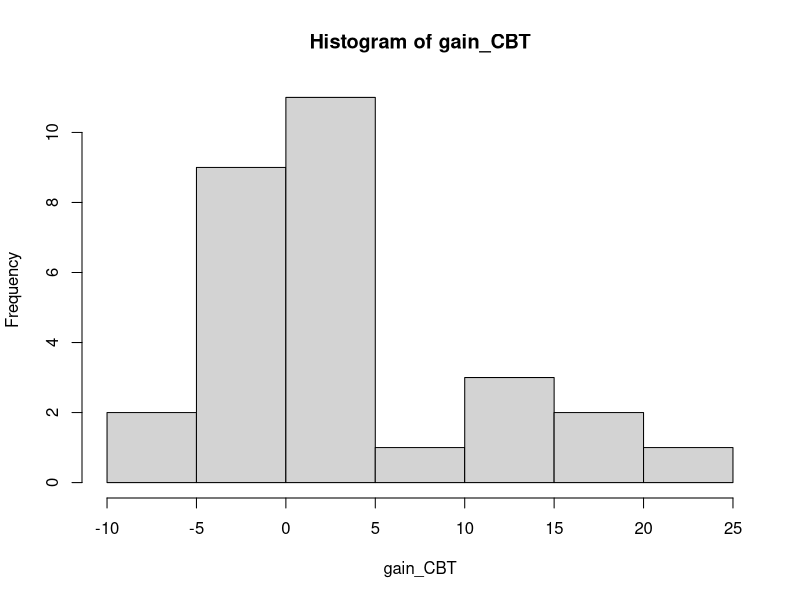
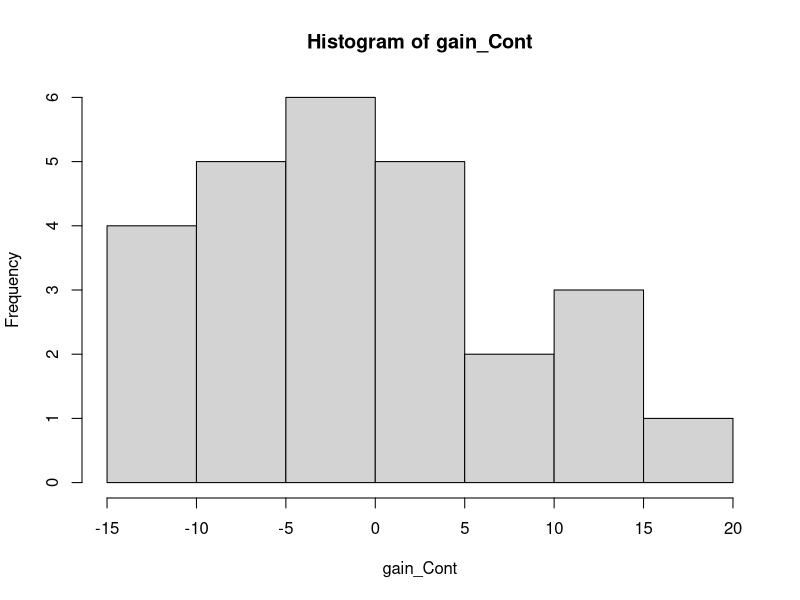
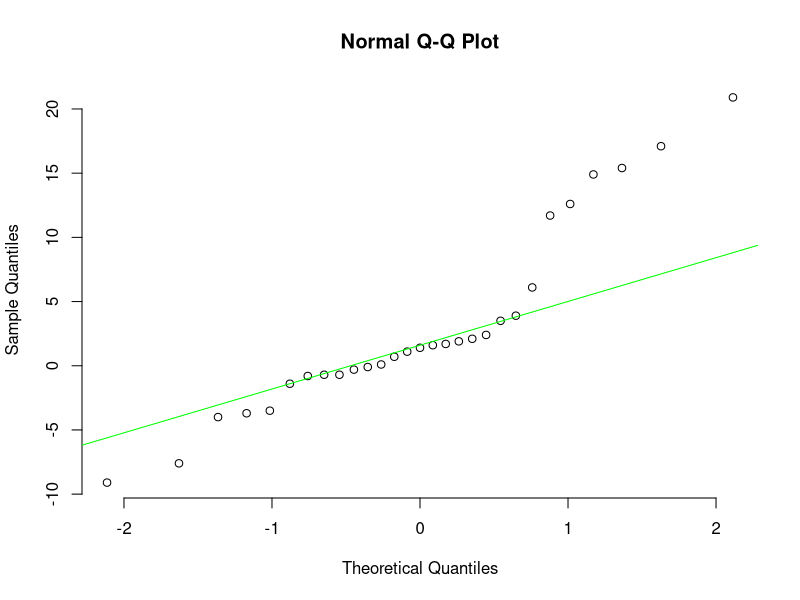
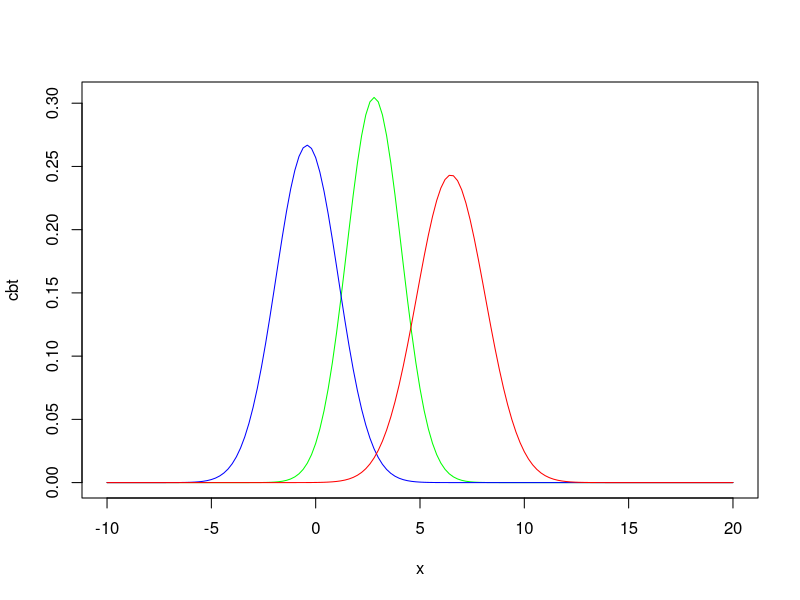
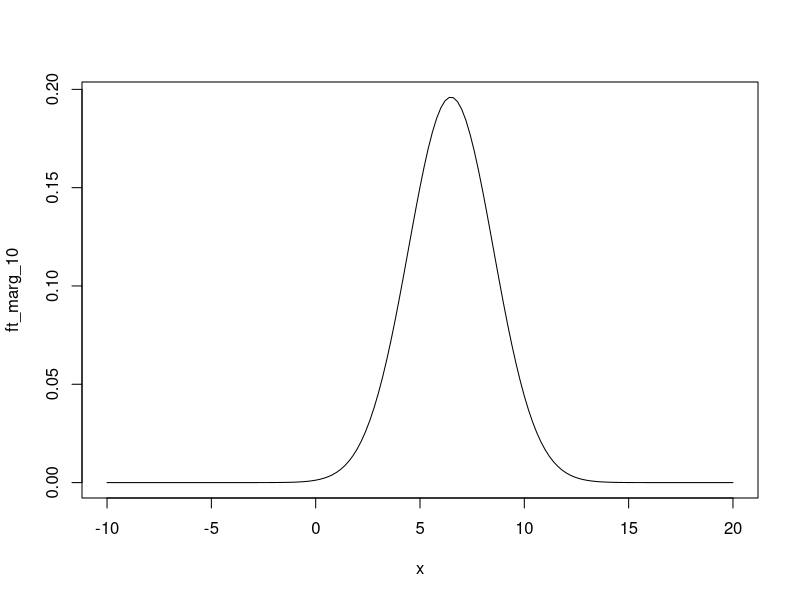
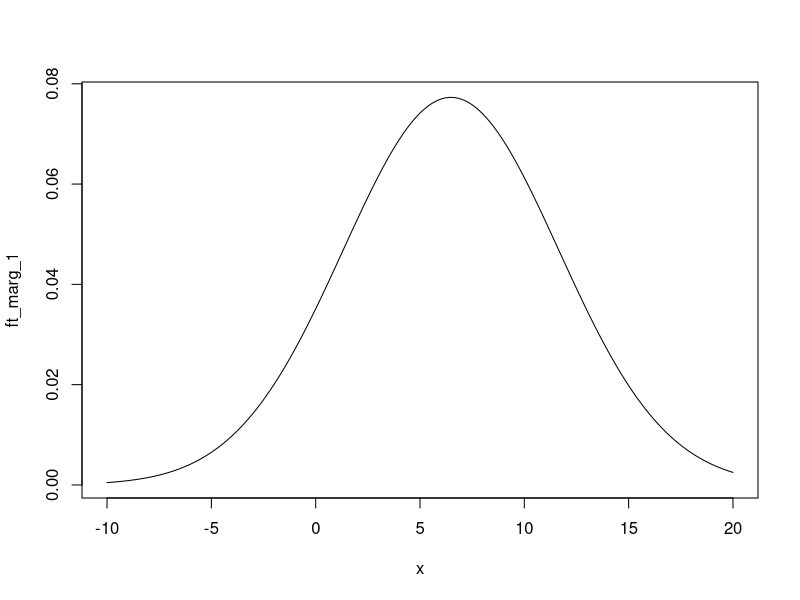
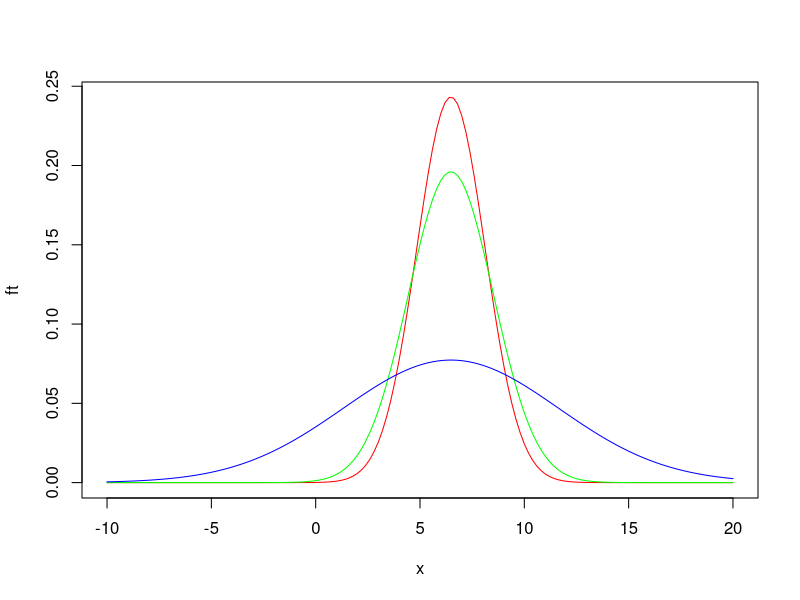

Generate these figures, in order, with R:
library(MASS)
# Extract family therapy cases
cases_FT = which(anorexia[,1]=="FT")
gain_FT = anorexia[cases_FT,3]-anorexia[cases_FT,2]

# Extract cognitive behavioral therapy cases
cases_CBT = which(anorexia[,1]=="CBT")
gain_CBT = anorexia[cases_CBT,3]-anorexia[cases_CBT,2]

# Extract cognitive behavioral therapy cases
cases_Cont = which(anorexia[,1]=="Cont")
gain_Cont = anorexia[cases_Cont,3]-anorexia[cases_Cont,2]

# Estimate overall standard deviation
SD = mean(sd(gain_FT),sd(gain_CBT),sd(gain_Cont))

SD

sample_sd = sd(gain_CBT)
sample_sd
hist(gain_CBT)
# Questions to consider:
# 1. Are observations normally distributed?
# 2. Assume answer to #1 is yes. Assume standard deviation of
#    normal distribution is known and equal to average of
#    the sample standard deviations for the 3 groups
#    Assume mean for each group has normal prior distribution
#    with mu0 = 0 and standard deviation tau0 = 5
#    What is posterior distribution of the three group means?
# 3. We will plot all 3 posterior density functions on the same
#    axes

#sample_sd = sd(gain_FT)
#sample_sd
#hist(gain_FT)
#
#sample_sd = sd(gain_CBT)
#sample_sd
#hist(gain_CBT)


sample_sd = sd(gain_Cont)
sample_sd
hist(gain_Cont)

qqnorm(gain_CBT,pch=1,frame=FALSE)
qqline(gain_CBT,col='green')


# Q1: No, not normal
mu <- 0
tau <- 5

mu_star_cont <- ((mu/tau^2) + (sum(gain_Cont)/var(gain_Cont))) / ((1/tau^2) + (length(gain_Cont)/var(gain_Cont)))
mu_star_cont
tau_star_cont <- (1/tau^2 + length(gain_Cont)/var(gain_Cont))^-0.5
tau_star_cont


mu_star_CBT <- ((mu/tau^2) + (sum(gain_CBT)/var(gain_CBT))) / ((1/tau^2) + (length(gain_CBT)/var(gain_CBT)))
mu_star_CBT
tau_star_CBT <- (1/tau^2 + length(gain_CBT)/var(gain_CBT))^-0.5
tau_star_CBT


mu_star_FT <- ((mu/tau^2) + (sum(gain_FT)/var(gain_FT))) / ((1/tau^2) + (length(gain_FT)/var(gain_FT)))
mu_star_FT
tau_star_FT <- (1/tau^2 + length(gain_FT)/var(gain_FT))^-0.5
tau_star_FT


x = seq(-10,20,by=0.2)
cont = dnorm(x,mu_star_cont,tau_star_cont)



cbt = dnorm(x,mu_star_CBT,tau_star_CBT)
ft = dnorm(x,mu_star_FT,tau_star_FT)
plot(x,cbt,'l',col='green')
lines(x,cont,'l',col='blue')
lines(x,ft,'l',col='red')


##### Predicting the sample mean for 10 girls (page 14)
marginal_likelihood_FT <- sqrt((tau^2/10)+tau_star_FT)
marginal_likelihood_FT

ft_marg_10 <- dnorm(x,mu_star_FT,marginal_likelihood_FT)
plot(x,ft_marg_10,'l')

##### Predict sample mean for 1 girl, own daughter (n=1)

marginal_likelihood_FT <- sqrt((tau^2/1)+tau_star_FT)
marginal_likelihood_FT

ft_marg_1 <- dnorm(x,mu_star_FT,marginal_likelihood_FT)
plot(x,ft_marg_1,'l')

#######
plot(x,ft,'l',col='red')
lines(x,ft_marg_10,'l',col='green')
lines(x,ft_marg_1,'l',col='blue')

